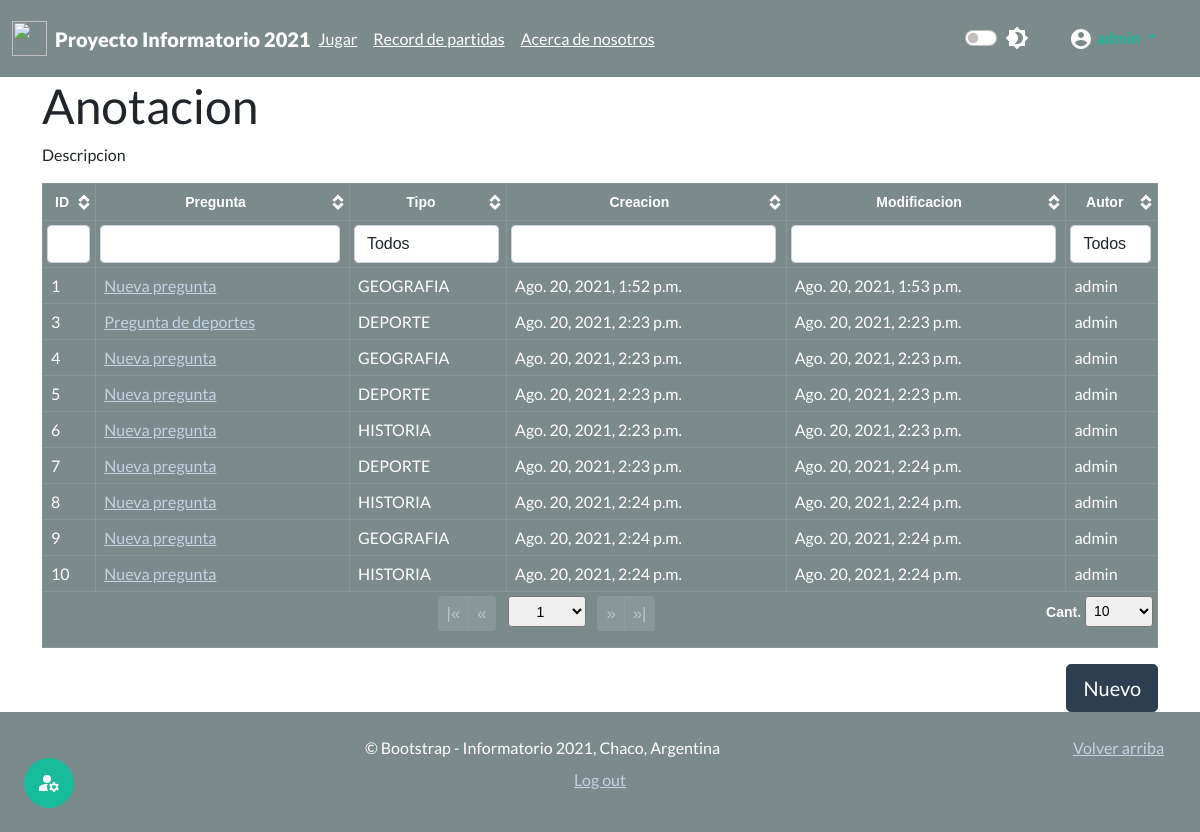
The page /useradmin/prg (signed in) on the database as committed earlier.
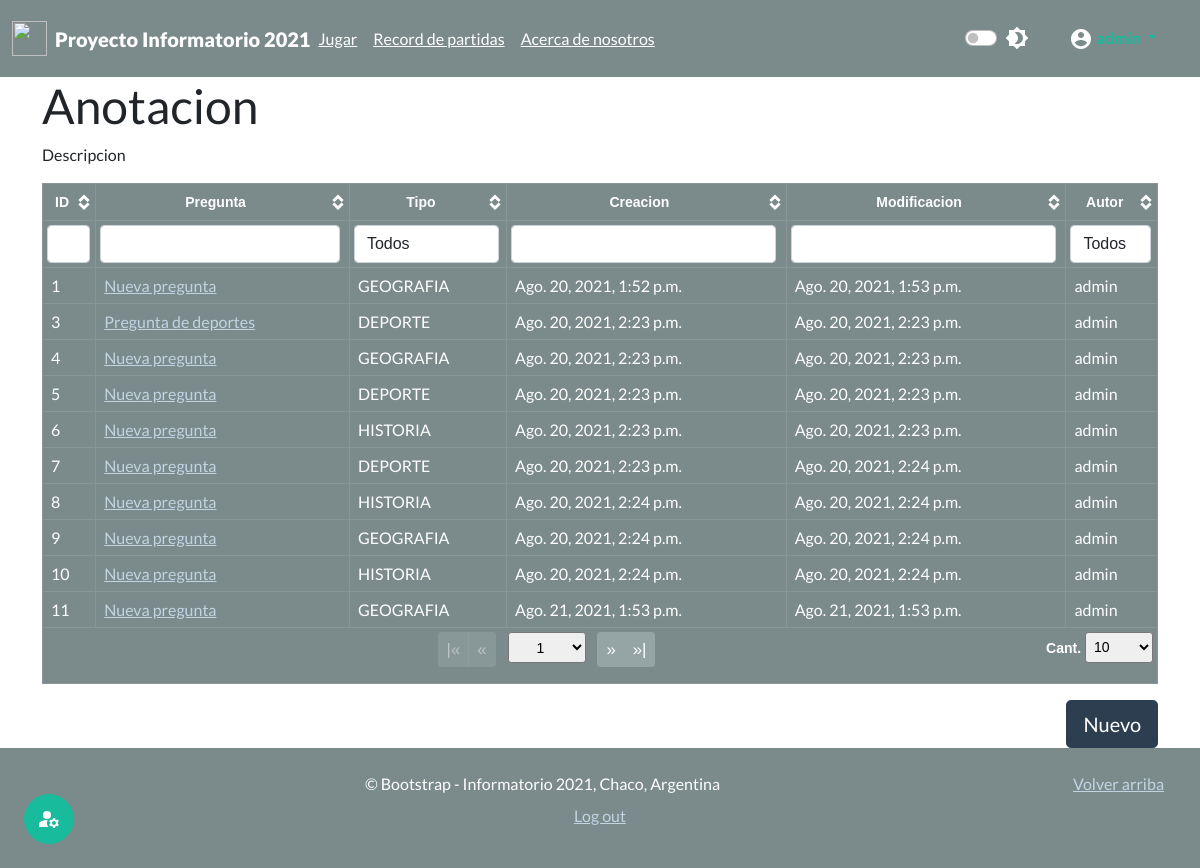
The same page on the database as committed later.
### juego_chaco/models.py (models this page shows)
class Pregunta(models.Model):
    autor = models.ForeignKey(User, on_delete=models.CASCADE) #modificar mas adelante
    pregunta = models.CharField(max_length=500)
    clasificacion = models.CharField(max_length=30,choices=Clasificacion.choices,default=Clasificacion.GEOGRAFIA,)
    fecha_creacion = models.DateTimeField(auto_now_add=True, editable=False)
    fecha_modificacion = models.DateTimeField(auto_now=True)
    def __str__(self):
        return self.pregunta

### useradministrator/views.py (the view)
# urls.py: path('useradmin/<str:id>',views.mi_useradmin,name="mi_useradmin"),
@login_required(login_url="login")
@permission_required('authusuario.es_usuario_admin',raise_exception=True)
def mi_useradmin(request,id):
    sw={"prg":admin_cuestionarios,"usr":admin_usuarios,"act":admin_actividades}
    func= sw.get(id,"ERROR")
    if func != "ERROR":
        return func(request)
    raise Http404

### useradministrator/views.py (called while the page is built)
def admin_cuestionarios(request):
    lista_preguntas=Pregunta.objects.all()
    context={"cuestionario":lista_preguntas}
    return render(request,'admin/admin_cuestionarios.html',context)

### templates/admin/admin_cuestionarios.html (shortened to what this page needs)
{% extends 'base.html' %}
{% load static %}
{% block load_scr %}
<link href={% static 'css/theme.bootstrap_4.css' %} rel="stylesheet">
<link href={% static 'css/jquery.tablesorter.pager.css' %} rel="stylesheet">
{% endblock  %}
{% block content %}
<div class="container">
  <h1>Anotacion</h2>
  <p>Descripcion</p>
  <table class="table table-dark table-bordered table-hover table-responsive">
    <thead class="thead-dark text-center">
      <tr>
        <th>ID</th>
        <th>Pregunta</th>
        <th class="filter-select filter-exact" data-placeholder="Todos">Tipo</th>
        <th>Creacion</th>
        <th>Modificacion</th>
        <th class="filter-select filter-exact" data-placeholder="Todos">Autor</th>
    </thead>
    <tfoot class="text-center">
      <tr>
        <th colspan="7" class="ts-pager">
          <div class="form-inline">
            <div class="btn-group btn-group-sm mx-1" role="group">
              <button type="button" class="btn btn-secondary first" title="first">|&laquo;</button>
              <button type="button" class="btn btn-secondary prev" title="previous">&laquo;</button>
            </div>
            <select class="form-control-sm custom-select px-4 mx-1 pagenum" title="N° de página"></select>
            <div class="btn-group btn-group-sm mx-1" role="group">
              <button type="button" class="btn btn-secondary next" title="next">&raquo;</button>
              <button type="button" class="btn btn-secondary last" title="last">&raquo;|</button>
            </div>
            <p class="float-end">
              <a>Cant.</a>
              <select class="form-control-sm custom-select px-1 pagesize" title="Seleccione el tamaño de página">
                <option selected="selected" value="10">10</option>
              </select>
            </p>
          </div>
        </th>
      </tr>
    </tfoot>
    <tbody>
      {% for pregunta in cuestionario %}
        <tr>
        <td>{{pregunta.pk}}</td>
        <td><a href= {% url 'editar' 'ver' pregunta.pk %}>{{pregunta}}</a></td>
        <td>{{pregunta.clasificacion}}</td>
        <td>{{pregunta.fecha_creacion}}</td>
        <td>{{pregunta.fecha_modificacion}}</td>
        <td>{{pregunta.autor}}</td>
        </tr>
      {% endfor %}
    </tbody>
  </table>
  <div class="text-right" style="margin-top: auto;">
    <a href={% url 'editar' 'new' %} class="btn btn-lg btn-primary">Nuevo</a>
  </div>
</div>
{% endblock  %}

### templates/base.html (shortened to what this page needs)
{% load static %}
<html lang="es" class="h-100">
  <head>
    <link href={% static 'css/bootstrap.min.css' %} rel="stylesheet">
    <link rel="stylesheet" href={% static 'css/dark-mode.css' %}>
    <link href="{% static 'css/main.css' %}" rel="stylesheet">
    <link href="{% static 'css/sidebars.css' %}" rel="stylesheet">
    {% block load_scr %}
    {% endblock  %}
  </head>
  <body class="d-flex flex-column h-100">
    {% include 'partials/_header.html' %}
    <main class="flex-shrink-0">
      {% block content %}
      {% endblock %}
    </main>
    {% include 'partials/_footer.html' %}
  </body>
</html>

### templates/partials/_favicon.html (shortened to what this page needs)
{% load static %}

### templates/partials/_header.html (shortened to what this page needs)
{% load static %}
<header class="sticky-top">
  <nav class="navbar navbar-expand-md navbar-dark bg-dark">
    <div class="container-fluid">
      <a href={% url 'home'%} class="navbar-brand d-flex align-items-center" style="margin-right: 0px">
        <img class="me-2" src={% static 'img/w_logo.png' %} alt="" width="35" height="35">
        <div class="navbar-collapse collapse">
          <strong><b>Proyecto Informatorio 2021</b></strong>
        </div>
      </a>
      <div class="navbar-collapse collapse" id="navbarHeader">
        <ul class="navbar-nav me-auto mb-2 mb-md-0">
          <li class="nav-link"><a href={% url 'nuevo-juego' %} class="text-white">Jugar</a></li>
          <li class="nav-link"><a href={% url 'buscar-partida' %} class="text-white">Record de partidas</a></li>
          <li class="nav-link"><a href={% url 'nosotros' %} class="text-white">Acerca de nosotros</a></li>
        </ul>
        <div class="nav-link p-0 px-2">
        <div class="form-check form-switch">
              <input type="checkbox" class="form-check-input" id="darkSwitch">
            </div>
      </div>
      </div>
      {% if user.is_authenticated %}
      <li class="nav-link dropdown p-0">
        <a href="#" class="nav-link dropdown-toggle active" id="navbarDropdownUserInfo" role="button" data-bs-toggle="dropdown" aria-expanded="false">
          <b>{{user.username}}</b>
        </a>
      </li>
      {% else %}
      <li class="nav-link p-0"><a href={% url 'login'%} class="text-white small">Iniciar sesion</a><a> / </a><a href={% url 'register'%} class="btn btn-success btn-sm"><b>Registrarse</b></a></li>
      {% endif %}
    </div>
  </nav>
</header>

### templates/partials/_adminsidebar.html (shortened to what this page needs)
{% load static %}

### templates/partials/_footer.html (shortened to what this page needs)
{% load static %}
<footer class="footer bg-dark text-muted mt-auto py-4">
  <div class="container-fluid">
    <p class="float-end mb-1 me-1 me-sm-4">
      <a href="#">Volver arriba</a>
    </p>
    <p class="text-center mb-2">&copy; Bootstrap - Informatorio 2021, Chaco, Argentina</p>
    {% if user.is_authenticated %}
      <p class="text-center"><a href={% url 'logout'%} class="float-center mb-1">Log out</a></p>
      {% if perms.authusuario.es_usuario_admin %}
        <button type="button" class="fixed-bottom py-2 ms-1 mb-1 py-sm-6 ms-sm-4 mb-sm-4 btn btn-success btn-circle btn-md" data-bs-toggle="offcanvas" data-bs-target="#menuAdmin_oculto" aria-controls="menuAdmin_oculto">
        </button>
      {% endif %}
    {% endif %}
  </div>
</footer>

### Proyecto_InfoCh2021/static/css/main.css (style rules this page uses)
.text-right { text-align:right!important }
.float-center { float:center!important }
.btn-circle.btn-md { width: 50px; height: 50px; padding: 7px 10px; border-radius: 25px; font-size: 10px; text-align: center; }

### Proyecto_InfoCh2021/static/css/sidebars.css (style rules this page uses)
.dropdown-toggle { outline: 0; }

### templates/admin/admin_cuestionarios.html (style rules this page uses)
.tablesorter-pager .btn-group-sm .btn { font-size: 1.2em; }

Rows that differ between the two databases and show on the page:
added Pregunta: pk "11", pregunta "Nueva pregunta", clasificacion "GEOGRAFIA", fecha_creacion "Ago. 21, 2021, 1:53 p.m.", fecha_modificacion "Ago. 21, 2021, 1:53 p.m.", autor "admin"
